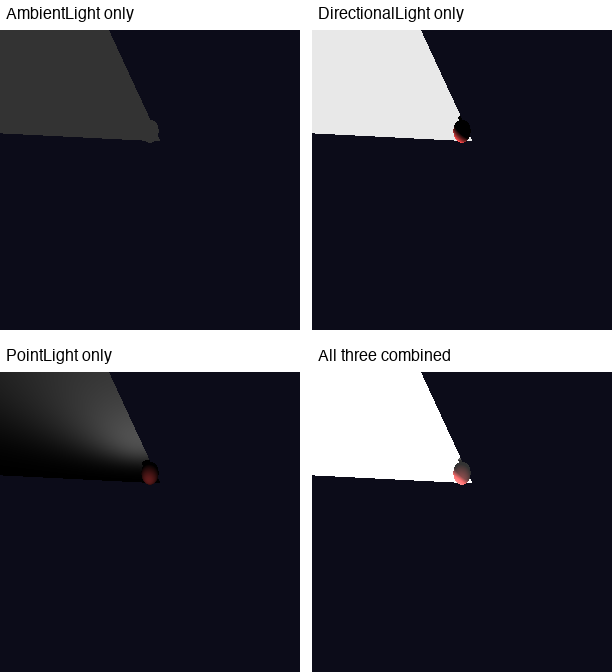

The Python source for this figure:
"""Demo for Section 4.5.1 -- three types of lights.

We build one scene: a red sphere sitting on a light-gray ground plane. We
then render it four times -- once per light configuration -- and stitch
the result into a 2x2 grid so you can compare at a glance:

  top-left     : AmbientLight only
  top-right    : DirectionalLight only
  bottom-left  : PointLight only
  bottom-right : all three combined

This makes the role of each light type obvious:

  * Ambient        -> uniform base color, no shape, no shadow.
  * Directional    -> Lambertian gradient (n . l), sphere casts a shadow.
  * Point          -> Lambertian gradient + 1/r^2 falloff + tight shadow.

The 4.5.2 Light.illurface contract and / 4.5.3 shadow ray are wired up
exactly as the book specifies -- see modules/Light.py.
"""

import os
import sys

import numpy as np
from PIL import Image, ImageDraw, ImageFont

HERE = os.path.dirname(os.path.abspath(__file__))
sys.path.insert(0, HERE)

from modules.Vec3 import Vec3
from modules.Camera import Camera
from modules.View import View
from modules.Color import Color, color, clamp01
from modules.Material import Lambertian
from modules.Sphere import Sphere
from modules.Triangle import Triangle
from modules.SurfaceGroup import SurfaceGroup
from modules.Light import AmbientLight, PointLight, DirectionalLight
from modules.Scene import Scene


# ------------------------------------------------------------------
# Scene: a red sphere on a light-gray ground plane
# ------------------------------------------------------------------
red_mat   = Lambertian(color(0.85, 0.25, 0.25), ka=0.50)
white_mat = Lambertian(color(0.80, 0.80, 0.80), ka=0.50)

sphere = Sphere(Vec3(0.0, 0.55, 0.0), 0.5, material=red_mat)
# Big ground triangle. CCW vertex order from above so its normal points +y.
# Large ground triangle (30x30), CCW from above so the normal points +y.
ground = Triangle(
    Vec3(-15.0,  0.0, -15.0),
    Vec3( 15.0,  0.0,  15.0),
    Vec3(-15.0,  0.0,  15.0),
    material=white_mat,
)
geometry = SurfaceGroup([sphere, ground])

# ---- lights ----
ambient_only = AmbientLight(color(0.40, 0.40, 0.40))
directional  = DirectionalLight(Vec3(0.8, -1.0, -0.3).normalized(),
                                color(1.50, 1.50, 1.50))
point        = PointLight(Vec3(1.5, 2.5, 1.5), color(2.50, 2.50, 2.50))

# ------------------------------------------------------------------
# Camera + View
# ------------------------------------------------------------------
cam = Camera.from_lookat(Vec3(3.5, 1.2, 2.5), Vec3(0.0, 0.5, 0.0), Vec3(0, 1, 0))
view = View(cam, l=-2.0, r=2.0, b=-1.0, t=2.0, nx=300, ny=300,
            projection="perspective", focal_length=1.0)


# ------------------------------------------------------------------
# Render one panel
# ------------------------------------------------------------------
def render(lights):
    scene = Scene(geometry, lights, background=color(0.05, 0.05, 0.10))
    NX, NY = view.nx, view.ny
    buf = np.zeros((NY, NX, 3), dtype=np.float32)
    for j in range(NY):
        for i in range(NX):
            ray = view.ray(i, j)
            c = scene.shade_ray(ray)
            cc = clamp01(c)
            buf[j, i, 0] = cc.x
            buf[j, i, 1] = cc.y
            buf[j, i, 2] = cc.z
    return buf


# ------------------------------------------------------------------
# Build the 2x2 grid
# ------------------------------------------------------------------
configs = [
    ([ambient_only],             "AmbientLight only"),
    ([directional],              "DirectionalLight only"),
    ([point],                    "PointLight only"),
    ([ambient_only, directional, point], "All three combined"),
]

panels = []
for lights, label in configs:
    print(f"  rendering: {label}")
    panels.append((render(lights), label))


GAP = 12
PANEL_W, PANEL_H = view.nx, view.ny
HEADER = 30
W = PANEL_W * 2 + GAP
H = (PANEL_H + HEADER) * 2 + GAP

out = Image.new("RGB", (W, H), "white")
try:
    font = ImageFont.truetype("/System/Library/Fonts/Helvetica.ttc", 16)
except OSError:
    font = ImageFont.load_default()

draw = ImageDraw.Draw(out)
positions = [
    (0, 0),
    (PANEL_W + GAP, 0),
    (0, PANEL_H + HEADER + GAP),
    (PANEL_W + GAP, PANEL_H + HEADER + GAP),
]
for (buf, label), (x, y) in zip(panels, positions):
    img = Image.fromarray((buf * 255).astype(np.uint8), mode="RGB")
    draw.text((x + 6, y + 6), label, fill="black", font=font)
    out.paste(img, (x, y + HEADER))

out_path = os.path.join(HERE, "demo_4_5_lights.png")
out.save(out_path)
print(f"\nSaved {out_path}")
print()
print("What you should see:")
print("  * Top-left (Ambient only): uniform base color, no shading, no shadow.")
print("  * Top-right (Directional): Lambertian gradient on the sphere,")
print("          plus a parallel-edged shadow on the ground.")
print("  * Bottom-left (Point): Lambertian gradient + 1/r^2 falloff + tight")
print("          shadow that follows the sphere's silhouette.")
print("  * Bottom-right (All three): the 'full' image; ambient fills in the")
print("          shadow areas, point light adds the warm spot, directional")
print("          gives the global gradient.")
